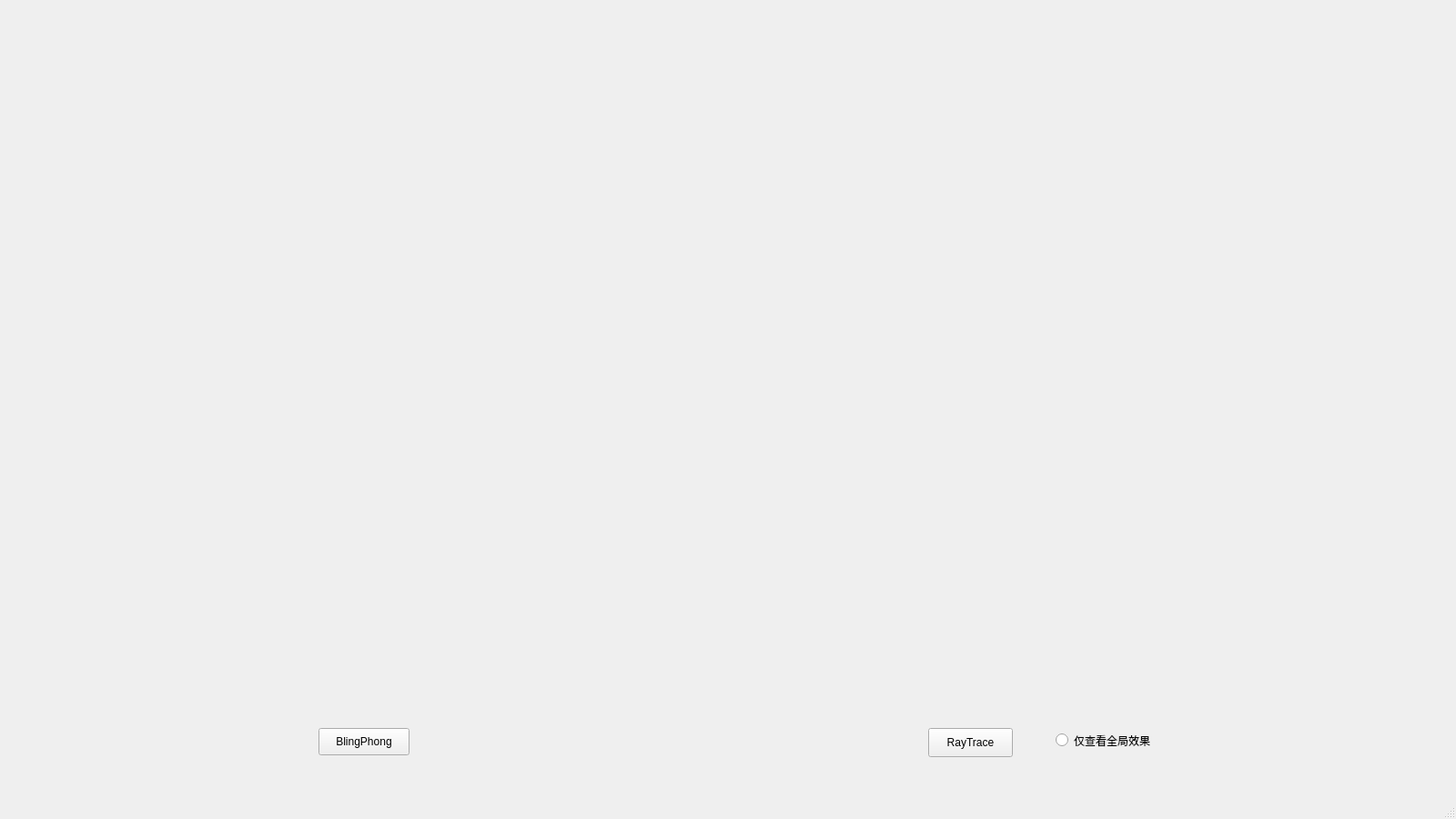
<?xml version="1.0" encoding="UTF-8"?>
<ui version="4.0">
 <class>MainWindow</class>
 <widget class="QMainWindow" name="MainWindow">
  <property name="geometry">
   <rect>
    <x>0</x>
    <y>0</y>
    <width>1600</width>
    <height>900</height>
   </rect>
  </property>
  <property name="windowTitle">
   <string>MainWindow</string>
  </property>
  <widget class="QWidget" name="centralwidget">
   <widget class="QPushButton" name="BlingPhongTracing">
    <property name="geometry">
     <rect>
      <x>350</x>
      <y>800</y>
      <width>100</width>
      <height>30</height>
     </rect>
    </property>
    <property name="text">
     <string>BlingPhong</string>
    </property>
   </widget>
   <widget class="QLabel" name="displayArea">
    <property name="geometry">
     <rect>
      <x>510</x>
      <y>260</y>
      <width>291</width>
      <height>281</height>
     </rect>
    </property>
    <property name="text">
     <string/>
    </property>
   </widget>
   <widget class="QPushButton" name="RayTrace">
    <property name="geometry">
     <rect>
      <x>1020</x>
      <y>800</y>
      <width>93</width>
      <height>32</height>
     </rect>
    </property>
    <property name="text">
     <string>RayTrace</string>
    </property>
   </widget>
   <widget class="QLabel" name="wholeView">
    <property name="geometry">
     <rect>
      <x>30</x>
      <y>30</y>
      <width>360</width>
      <height>360</height>
     </rect>
    </property>
    <property name="text">
     <string/>
    </property>
   </widget>
   <widget class="QRadioButton" name="wholeViewOnly">
    <property name="enabled">
     <bool>true</bool>
    </property>
    <property name="geometry">
     <rect>
      <x>1160</x>
      <y>800</y>
      <width>141</width>
      <height>27</height>
     </rect>
    </property>
    <property name="text">
     <string>仅查看全局效果</string>
    </property>
    <property name="checked">
     <bool>false</bool>
    </property>
   </widget>
  </widget>
  <widget class="QMenuBar" name="menubar">
   <property name="geometry">
    <rect>
     <x>0</x>
     <y>0</y>
     <width>1600</width>
     <height>29</height>
    </rect>
   </property>
  </widget>
  <widget class="QStatusBar" name="statusbar"/>
 </widget>
 <resources/>
 <connections/>
</ui>
